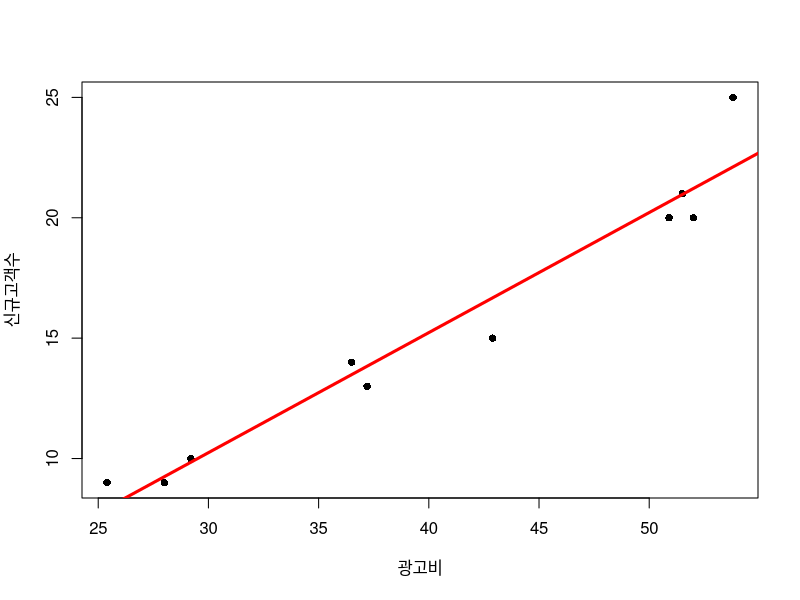
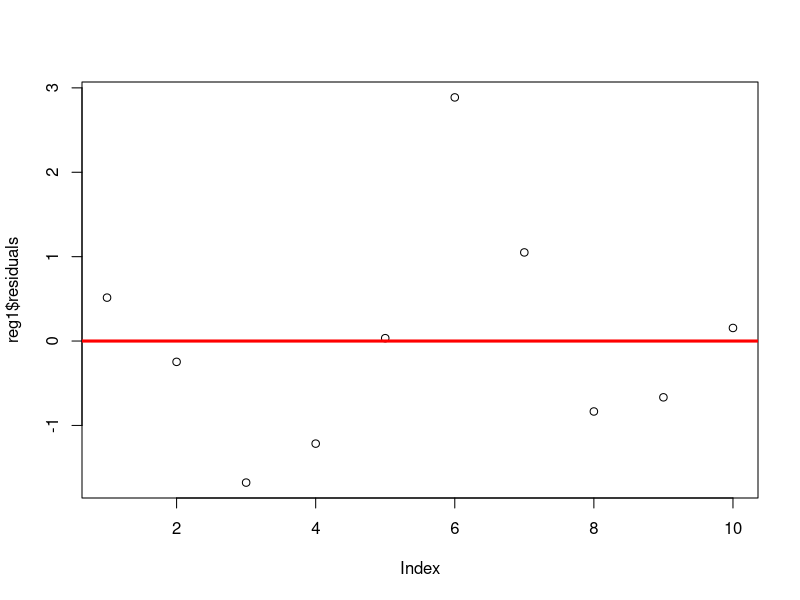

These charts were generated, in order, by the following R code:
x <- c(36.5, 28.0, 42.9, 52.0, 51.5, 53.8, 25.4, 37.2, 50.9, 29.2)
y <- c(14, 9, 15, 20, 21, 25, 9, 13, 20, 10)
plot(x,y, pch=16, xlab="광고비", ylab="신규고객수")

cov(x,y)
x_bar <- mean(x)
y_bar <- mean(y)

w1 <- sum((x-x_bar) * (y-y_bar)) / sum((x-x_bar)^2)
w0 <- y_bar - w1 * x_bar

abline(w0, w1, col="red", lwd=3)

reg1 <- lm(y ~ x)
abline(reg1, col="red")
w0 <- reg1$coefficients[1]
w1 <- reg1$coefficients[2]

(17 - w0) / w1

# Residual
reg1$residuals
sum(reg1$residuals)

plot(reg1$residuals)
abline(h=0, col="red", lwd=3)
